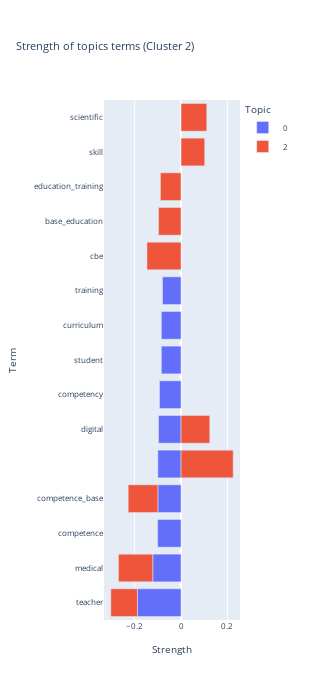

Notebook source saved alongside this figure:
### Code cell
table_strength = pd.DataFrame(strengths_per_topic)
table_strength = table_strength[table_strength["Topic"].isin(relevant_topics)]
table_strength = table_strength.sort_values("Strength", ascending=True)

fig = px.bar(table_strength, color="Topic", y="Term", x="Strength", title=f"Strength of topics terms (Cluster {cluster_id})")
fig.update_layout(
    font=dict(
        size=8
    ),
    height=700,
    width=300
)
fig.show()

### Figure 1 — Plotly figure (JSON) as saved in the notebook; plotly's stock layout.template omitted (floating-point values rounded to 4 significant figures)
{"data": [{"alignmentgroup": "True", "hovertemplate": "Topic=0<br>Strength=%{x}<br>Term=%{y}<extra></extra>", "legendgroup": "0", "marker": {"color": "#636efa", "pattern": {"shape": ""}}, "name": "0", "offsetgroup": "0", "orientation": "h", "showlegend": true, "textposition": "auto", "type": "bar", "x": [-0.188, -0.122, -0.101, -0.1, -0.1, -0.097, -0.093, -0.085, -0.085, -0.08], "xaxis": "x", "y": ["teacher", "medical", "competence", "competence_base", "", "digital", "competency", "student", "curriculum", "training"], "yaxis": "y"}, {"alignmentgroup": "True", "hovertemplate": "Topic=2<br>Strength=%{x}<br>Term=%{y}<extra></extra>", "legendgroup": "2", "marker": {"color": "#EF553B", "pattern": {"shape": ""}}, "name": "2", "offsetgroup": "2", "orientation": "h", "showlegend": true, "textposition": "auto", "type": "bar", "x": [-0.148, -0.147, -0.128, -0.115, -0.097, -0.089, 0.102, 0.111, 0.124, 0.225], "xaxis": "x", "y": ["medical", "cbe", "competence_base", "teacher", "base_education", "education_training", "skill", "scientific", "digital", ""], "yaxis": "y"}], "layout": {"barmode": "relative", "font": {"size": 8}, "height": 700, "legend": {"title": {"text": "Topic"}, "tracegroupgap": 0}, "title": {"text": "Strength of topics terms (Cluster 2)"}, "width": 300, "xaxis": {"anchor": "y", "domain": [0, 1], "title": {"text": "Strength"}}, "yaxis": {"anchor": "x", "domain": [0, 1], "title": {"text": "Term"}}}}
